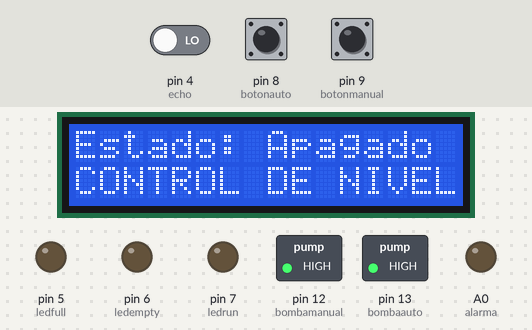
This sketch was run on a simulated Arduino Uno, built with avr-gcc and run on an emulated ATmega328P. Parts: 16×2 character LCD, switched loads named in the sketch (green lamp = pin HIGH), output pins drawn as LEDs (lit = HIGH). The inputs (shaded band) are chosen by the test bench; at power-on: pin 8 (botonauto) LOW, pin 9 (botonmanual) LOW, pin 4 (echo) LOW. Pins used as bus, display or sensor lines are not drawn; what the sketch prints to the serial monitor is not drawn.

Above: at 2.6 s.
2.7 s: pin 8 (botonauto) pulled HIGH for 3.2 s
At 5.0 s:
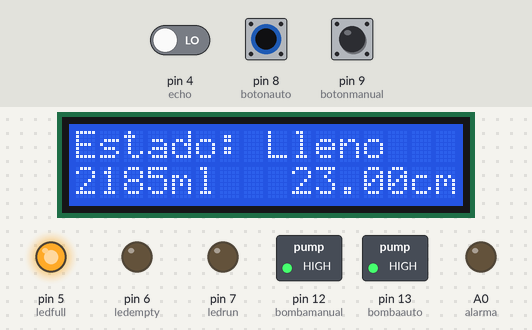
7.4 s: pin 9 (botonmanual) pulled HIGH for 1 s
At 9.2 s:
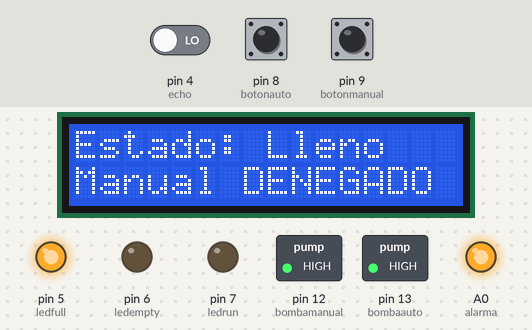
11.7 s: pin 9 (botonmanual) pulled HIGH for 3.2 s
At 17.5 s:
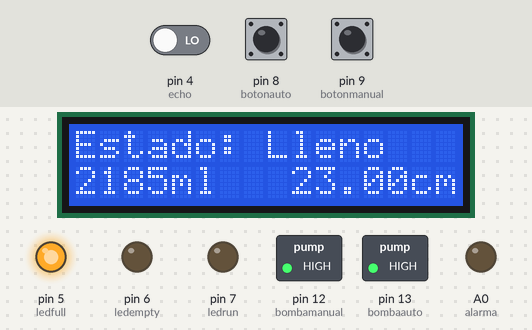
17.8 s: pin 8 (botonauto) pulled HIGH for 1 s
At 19.1 s:
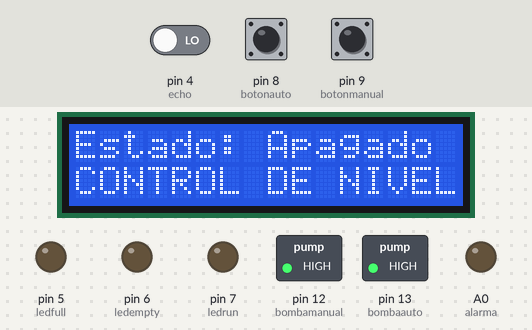
Timing chart, 0 to 20.8 s (numbered marks = the images above; inputs shaded):
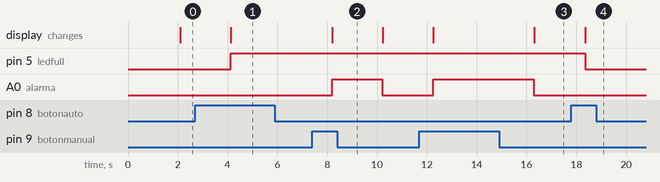

Measured:
- after the input at 2.7 s, pin 5 (ledfull): LOW → HIGH after 1.4 s; the display: changes after 1.4 s (image 1)
- after the input at 7.4 s, A0 (alarma): LOW → HIGH after 0.79 s, → LOW 2.0 s later; the display: changes after 0.79 s (image 2)
- after the input at 11.7 s, A0 (alarma): LOW → HIGH after 0.56 s, → LOW 4.0 s later; the display: first changes after 0.56 s (image 3 shows a later state)
- after the input at 17.8 s, pin 5 (ledfull): HIGH → LOW after 0.55 s; the display: changes after 0.55 s (image 4)

The sketch:

Controldenivel.ino
```cpp
#include <Wire.h>
#include <LiquidCrystal_I2C.h>
LiquidCrystal_I2C lcd(0x27,16,2) ;
int trig = 3;
int echo = 4;
int bombaauto=13;
int bombamanual=12;
int ledfull=5;
int ledempty=6;
int ledrun=7;
int alarma=A0;
int botonauto=8;
int botonmanual=9;
long tiempo;
float dist;
int encendido = 0;
int mililitro;

void setup() {
Serial.begin(9600);
lcd.backlight();
lcd.init();
pinMode(trig, OUTPUT);
pinMode(echo, INPUT);
pinMode(bombamanual, OUTPUT);
pinMode(bombaauto, OUTPUT);
pinMode(ledfull, OUTPUT);
pinMode(ledempty, OUTPUT);
pinMode(ledrun, OUTPUT);
pinMode(botonauto, INPUT);
pinMode(botonmanual, INPUT);
pinMode(alarma,OUTPUT);
digitalWrite(bombamanual,HIGH);
digitalWrite(bombaauto,HIGH);
}

void loop() {

digitalWrite(trig, 0);//Iniciamos en LOW el trig
delayMicroseconds(5);//Esperamos 5 microsegundos antes de mandar la primera onda, asi evitamos que se combinen y erroneas lecturas.
digitalWrite(trig, HIGH);//Iniciamos el trig
tiempo= pulseIn(echo, HIGH);//Almacenamos en la variable tiempo, lo que tarda en ir regresar la ondateniendo asi el tiempo doble (ida y vuelta) se debe quitar la mitad
//Velocidad del Sonido es 349.2 m/s (a 30ºc al nivel del mar)->0.0349cm/microsegundo, Si V=d/t entonces d=(v*(t/2))
dist= float (0.0342*(tiempo/2));//Almacenamos el resultado de la operacion en la varible dist
mililitro= float (23-dist)*95;//Almacenamos en la variable mililitro el resultado de la resta de:(la distancia maxima que mide el sensor del deposito vacio) -(la distancia del sensor)*(los mililitros aprox que hay en un cm de altura) varia segun su contenedor
float distrue=23-dist;//Almacenamos en la variable distrue la dstancia maxima del deposito vacio menos la distancia, obteniendo asi la altura del liquido
delay(1000);//delay de 600 milisegundos(Cada 600 milisegundos mandara una onda ultrasonica para actualizar la dist)
lcd.clear();
lcd.setCursor(0,0);
lcd.print("Estado:");
Serial.println(dist);

if(digitalRead(botonmanual) == HIGH){

if(dist<=10){
lcd.setCursor(8,0);
lcd.print("Lleno");
lcd.setCursor(0,1);
lcd.print("Manual DENEGADO");
digitalWrite(ledfull, HIGH);
digitalWrite(ledrun, LOW);
digitalWrite(ledempty, LOW);
digitalWrite(bombamanual,HIGH);
analogWrite(alarma,255);}

if((dist<16.7)&&(dist>10)){
lcd.setCursor(8,0);
lcd.print("Llenando");
lcd.setCursor(0,1);
lcd.print("Manual ACTIVADO");
digitalWrite(ledfull, LOW);
digitalWrite(ledempty, LOW);
digitalWrite(ledrun, HIGH);
digitalWrite(bombamanual,LOW);
analogWrite(alarma,LOW);}

if(dist>=16.7){
lcd.setCursor(8,0);
lcd.print("Bajo");
lcd.setCursor(0,1);
lcd.print("Manual ACTIVADO");
digitalWrite(ledfull, LOW);
digitalWrite(ledrun, HIGH);
digitalWrite(bombamanual,LOW);
digitalWrite(ledempty, HIGH);
analogWrite(alarma,LOW);}

}
else{
digitalWrite(bombamanual,HIGH);
analogWrite(alarma,LOW);

if(digitalRead(botonauto) == 1){
      encendido= !encendido;}

if(encendido==1){

if(dist<=10){
lcd.setCursor(8,0);
lcd.print("Lleno");
lcd.setCursor(0,1);
lcd.print(mililitro);
lcd.setCursor(4,1);
lcd.print("ml");
lcd.setCursor(9,1);
lcd.print(distrue);
lcd.setCursor(14,1);
lcd.print("cm");
digitalWrite(ledfull, HIGH);
digitalWrite(ledempty, LOW);
digitalWrite(ledrun, LOW);
digitalWrite(bombaauto,HIGH);
}

if((dist<16.7)&&(dist>10)){
lcd.setCursor(8,0);
lcd.print("Llenando");
lcd.setCursor(0,1);
lcd.print(mililitro);
lcd.setCursor(4,1);
lcd.print("ml");
lcd.setCursor(9,1);
lcd.print(distrue);
lcd.setCursor(14,1);
lcd.print("cm");
digitalWrite(bombaauto,LOW);
digitalWrite(ledfull, LOW);
digitalWrite(ledempty, LOW);
digitalWrite(ledrun, HIGH);}

if(dist>16.7){
lcd.setCursor(8,0);
lcd.print("Bajo");
lcd.setCursor(0,1);
lcd.print(mililitro);
lcd.setCursor(4,1);
lcd.print("ml");
lcd.setCursor(9,1);
lcd.print(distrue);
lcd.setCursor(14,1);
lcd.print("cm");
digitalWrite(bombaauto,LOW);
digitalWrite(ledfull, LOW);
digitalWrite(ledempty, HIGH);
digitalWrite(ledrun, HIGH);}

if(dist>=18.2){
lcd.setCursor(8,0);
lcd.print("Vacio");
lcd.setCursor(0,1);
lcd.print(mililitro);
lcd.setCursor(4,1);
lcd.print("ml");
lcd.setCursor(9,1);
lcd.print(distrue);
lcd.setCursor(14,1);
lcd.print("cm");
digitalWrite(bombaauto,LOW);
digitalWrite(ledfull, LOW);
digitalWrite(ledempty, HIGH);
digitalWrite(ledrun, HIGH);}
}

else {
lcd.setCursor(8,0);
lcd.print("Apagado");
lcd.setCursor(0,1);
lcd.print("CONTROL DE NIVEL");
digitalWrite(bombamanual,HIGH);
digitalWrite(bombaauto,HIGH);
digitalWrite(ledfull, LOW);
digitalWrite(ledempty, LOW);
digitalWrite(ledrun, LOW);
analogWrite(alarma,LOW);}

}

}
```
